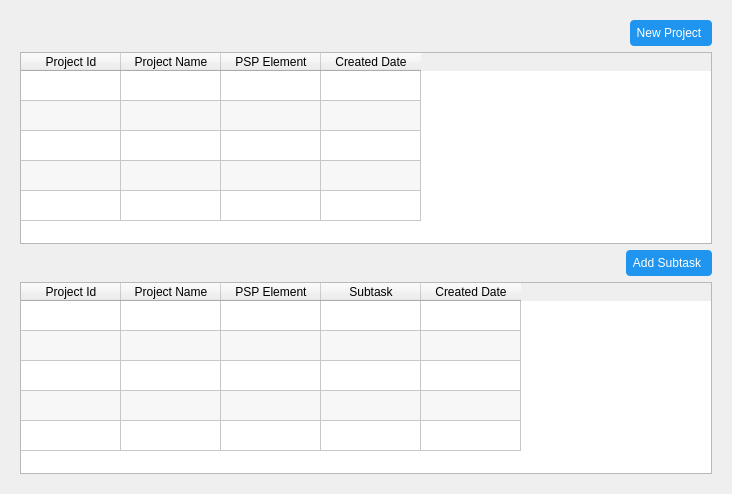
         <widget class="QWidget" name="project_page">
          <layout class="QGridLayout" name="gridLayout_3">
           <item row="0" column="0">
            <widget class="QWidget" name="project_page_widget" native="true">
             <property name="styleSheet">
              <string notr="true"/>
             </property>
             <layout class="QGridLayout" name="gridLayout_2">
              <item row="1" column="0">
               <layout class="QVBoxLayout" name="verticalLayout_6">
                <item>
                 <layout class="QHBoxLayout" name="horizontalLayout_5">
                  <property name="spacing">
                   <number>4</number>
                  </property>
                  <item>
                   <spacer name="horizontalSpacer_3">
                    <property name="orientation">
                     <enum>Qt::Horizontal</enum>
                    </property>
                    <property name="sizeHint" stdset="0">
                     <size>
                      <width>558</width>
                      <height>20</height>
                     </size>
                    </property>
                   </spacer>
                  </item>
                  <item>
                   <widget class="QPushButton" name="subtask_edit_btn">
                    <property name="minimumSize">
                     <size>
                      <width>20</width>
                      <height>20</height>
                     </size>
                    </property>
                    <property name="maximumSize">
                     <size>
                      <width>20</width>
                      <height>20</height>
                     </size>
                    </property>
                    <property name="cursor">
                     <cursorShape>PointingHandCursor</cursorShape>
                    </property>
                    <property name="styleSheet">
                     <string notr="true">border:none;</string>
                    </property>
                    <property name="text">
                     <string/>
                    </property>
                    <property name="icon">
                     <iconset resource="../../check/resources.qrc">
                      <normaloff>:/icons/edit2.png</normaloff>:/icons/edit2.png</iconset>
                    </property>
                    <property name="checkable">
                     <bool>true</bool>
                    </property>
                   </widget>
                  </item>
                  <item>
                   <widget class="QPushButton" name="subtask_delete_btn">
                    <property name="minimumSize">
                     <size>
                      <width>20</width>
                      <height>20</height>
                     </size>
                    </property>
                    <property name="maximumSize">
                     <size>
                      <width>20</width>
                      <height>20</height>
                     </size>
                    </property>
                    <property name="cursor">
                     <cursorShape>PointingHandCursor</cursorShape>
                    </property>
                    <property name="styleSheet">
                     <string notr="true">border:none</string>
                    </property>
                    <property name="text">
                     <string/>
                    </property>
                    <property name="icon">
                     <iconset resource="../../check/resources.qrc">
                      <normaloff>:/icons/delete2.png</normaloff>:/icons/delete2.png</iconset>
                    </property>
                    <property name="checkable">
                     <bool>true</bool>
                    </property>
                   </widget>
                  </item>
                  <item>
                   <widget class="QPushButton" name="add_subtask_btn">
                    <property name="cursor">
                     <cursorShape>PointingHandCursor</cursorShape>
                    </property>
                    <property name="styleSheet">
                     <string notr="true">QPushButton{
border:none;
border-radius:4px;
padding:6px;
padding-left-10px;
padding-right:10px;
background-color: rgb(31, 149, 239);
color:white;





}
QPushButton:hover{
background-color:#1668a7;






}</string>
                    </property>
                    <property name="text">
                     <string>Add Subtask</string>
                    </property>
                    <property name="checkable">
                     <bool>true</bool>
                    </property>
                   </widget>
                  </item>
                 </layout>
                </item>
                <item>
                 <widget class="QTableWidget" name="subtask_table">
                  <property name="cursor" stdset="0">
                   <cursorShape>PointingHandCursor</cursorShape>
                  </property>
                  <property name="focusPolicy">
                   <enum>Qt::NoFocus</enum>
                  </property>
                  <property name="frameShadow">
                   <enum>QFrame::Sunken</enum>
                  </property>
                  <property name="editTriggers">
                   <set>QAbstractItemView::NoEditTriggers</set>
                  </property>
                  <property name="alternatingRowColors">
                   <bool>true</bool>
                  </property>
                  <property name="selectionBehavior">
                   <enum>QAbstractItemView::SelectRows</enum>
                  </property>
                  <property name="textElideMode">
                   <enum>Qt::ElideMiddle</enum>
                  </property>
                  <property name="showGrid">
                   <bool>true</bool>
                  </property>
                  <property name="sortingEnabled">
                   <bool>true</bool>
                  </property>
                  <attribute name="verticalHeaderVisible">
                   <bool>false</bool>
                  </attribute>
                  <row>
                   <property name="text">
                    <string>New Row</string>
                   </property>
                  </row>
                  <row>
                   <property name="text">
                    <string>New Row</string>
                   </property>
                  </row>
                  <row>
                   <property name="text">
                    <string>New Row</string>
                   </property>
                  </row>
                  <row>
                   <property name="text">
                    <string>New Row</string>
                   </property>
                  </row>
                  <row>
                   <property name="text">
                    <string>New Row</string>
                   </property>
                  </row>
                  <column>
                   <property name="text">
                    <string>Project Id</string>
                   </property>
                  </column>
                  <column>
                   <property name="text">
                    <string>Project Name</string>
                   </property>
                  </column>
                  <column>
                   <property name="text">
                    <string>PSP Element</string>
                   </property>
                  </column>
                  <column>
                   <property name="text">
                    <string>Subtask</string>
                   </property>
                  </column>
                  <column>
                   <property name="text">
                    <string>Created Date</string>
                   </property>
                  </column>
                 </widget>
                </item>
               </layout>
              </item>
              <item row="0" column="0">
               <layout class="QVBoxLayout" name="verticalLayout_7">
                <item>
                 <layout class="QHBoxLayout" name="horizontalLayout_6">
                  <property name="spacing">
                   <number>4</number>
                  </property>
                  <item>
                   <spacer name="horizontalSpacer_4">
                    <property name="orientation">
                     <enum>Qt::Horizontal</enum>
                    </property>
                    <property name="sizeHint" stdset="0">
                     <size>
                      <width>558</width>
                      <height>20</height>
                     </size>
                    </property>
                   </spacer>
                  </item>
                  <item>
                   <widget class="QPushButton" name="project_edit_btn">
                    <property name="minimumSize">
                     <size>
                      <width>20</width>
                      <height>20</height>
                     </size>
                    </property>
                    <property name="maximumSize">
                     <size>
                      <width>20</width>
                      <height>20</height>
                     </size>
                    </property>
                    <property name="cursor">
                     <cursorShape>PointingHandCursor</cursorShape>
                    </property>
                    <property name="styleSheet">
                     <string notr="true">border:none;
</string>
                    </property>
                    <property name="text">
                     <string/>
                    </property>
                    <property name="icon">
                     <iconset resource="../../check/resources.qrc">
                      <normaloff>:/icons/edit2.png</normaloff>:/icons/edit2.png</iconset>
                    </property>
                    <property name="iconSize">
                     <size>
                      <width>16</width>
                      <height>16</height>
                     </size>
                    </property>
                    <property name="checkable">
                     <bool>true</bool>
                    </property>
                   </widget>
                  </item>
                  <item>
                   <widget class="QPushButton" name="project_delete_btn">
                    <property name="minimumSize">
                     <size>
                      <width>20</width>
                      <height>20</height>
                     </size>
                    </property>
                    <property name="maximumSize">
                     <size>
                      <width>16</width>
                      <height>40</height>
                     </size>
                    </property>
                    <property name="cursor">
                     <cursorShape>PointingHandCursor</cursorShape>
                    </property>
                    <property name="styleSheet">
                     <string notr="true">border:none;
</string>
                    </property>
                    <property name="text">
                     <string/>
                    </property>
                    <property name="icon">
                     <iconset resource="../../check/resources.qrc">
                      <normaloff>:/icons/delete2.png</normaloff>:/icons/delete2.png</iconset>
                    </property>
                    <property name="iconSize">
                     <size>
                      <width>16</width>
                      <height>16</height>
                     </size>
                    </property>
                    <property name="checkable">
                     <bool>true</bool>
                    </property>
                   </widget>
                  </item>
                  <item>
                   <widget class="QPushButton" name="new_project_btn">
                    <property name="cursor">
                     <cursorShape>PointingHandCursor</cursorShape>
                    </property>
                    <property name="styleSheet">
                     <string notr="true">QPushButton{
border:none;
border-radius:4px;
padding:6px;
padding-left-10px;
padding-right:10px;
background-color: rgb(31, 149, 239);
color:white;





}
QPushButton:hover{
background-color:#1668a7;






}</string>
                    </property>
                    <property name="text">
                     <string>New Project</string>
                    </property>
                    <property name="checkable">
                     <bool>true</bool>
                    </property>
                   </widget>
                  </item>
                 </layout>
                </item>
                <item>
                 <widget class="QTableWidget" name="project_table">
                  <property name="sizePolicy">
                   <sizepolicy hsizetype="Expanding" vsizetype="Expanding">
                    <horstretch>0</horstretch>
                    <verstretch>0</verstretch>
                   </sizepolicy>
                  </property>
                  <property name="focusPolicy">
                   <enum>Qt::NoFocus</enum>
                  </property>
                  <property name="frameShadow">
                   <enum>QFrame::Sunken</enum>
                  </property>
                  <property name="lineWidth">
                   <number>-1</number>
                  </property>
                  <property name="verticalScrollBarPolicy">
                   <enum>Qt::ScrollBarAsNeeded</enum>
                  </property>
                  <property name="sizeAdjustPolicy">
                   <enum>QAbstractScrollArea::AdjustIgnored</enum>
                  </property>
                  <property name="autoScrollMargin">
                   <number>16</number>
                  </property>
                  <property name="editTriggers">
                   <set>QAbstractItemView::EditKeyPressed</set>
                  </property>
                  <property name="alternatingRowColors">
                   <bool>true</bool>
                  </property>
                  <property name="selectionBehavior">
                   <enum>QAbstractItemView::SelectRows</enum>
                  </property>
                  <property name="textElideMode">
                   <enum>Qt::ElideLeft</enum>
                  </property>
                  <property name="verticalScrollMode">
                   <enum>QAbstractItemView::ScrollPerPixel</enum>
                  </property>
                  <property name="horizontalScrollMode">
                   <enum>QAbstractItemView::ScrollPerPixel</enum>
                  </property>
                  <property name="showGrid">
                   <bool>true</bool>
                  </property>
                  <property name="sortingEnabled">
                   <bool>true</bool>
                  </property>
                  <attribute name="horizontalHeaderVisible">
                   <bool>true</bool>
                  </attribute>
                  <attribute name="horizontalHeaderHighlightSections">
                   <bool>true</bool>
                  </attribute>
                  <attribute name="verticalHeaderVisible">
                   <bool>false</bool>
                  </attribute>
                  <attribute name="verticalHeaderHighlightSections">
                   <bool>true</bool>
                  </attribute>
                  <attribute name="verticalHeaderStretchLastSection">
                   <bool>false</bool>
                  </attribute>
                  <row>
                   <property name="text">
                    <string>New Row</string>
                   </property>
                  </row>
                  <row>
                   <property name="text">
                    <string>New Row</string>
                   </property>
                  </row>
                  <row>
                   <property name="text">
                    <string>New Row</string>
                   </property>
                  </row>
                  <row>
                   <property name="text">
                    <string>New Row</string>
                   </property>
                  </row>
                  <row>
                   <property name="text">
                    <string>New Row</string>
                   </property>
                  </row>
                  <column>
                   <property name="text">
                    <string>Project Id</string>
                   </property>
                  </column>
                  <column>
                   <property name="text">
                    <string>Project Name</string>
                   </property>
                  </column>
                  <column>
                   <property name="text">
                    <string>PSP Element</string>
                   </property>
                  </column>
                  <column>
                   <property name="text">
                    <string>Created Date</string>
                   </property>
                  </column>
                 </widget>
                </item>
               </layout>
              </item>
             </layout>
            </widget>
           </item>
          </layout>
         </widget>
